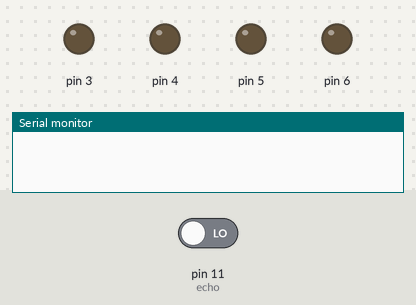
A sketch run on a simulated Arduino Uno, built with avr-gcc and run on an emulated ATmega328P. Parts: output pins drawn as LEDs (lit = HIGH), the last lines printed to the serial monitor. Inputs (shaded band) come from the test bench; at power-on: pin 11 (echo) LOW. Pins used as bus, display or sensor lines are not drawn.

Above: at 0.5 s.
At 1.5 s:
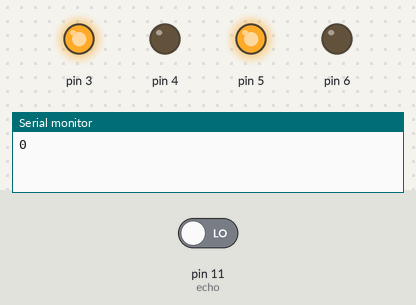
Timing chart, 0 to 3.0 s (numbered marks = the images above):
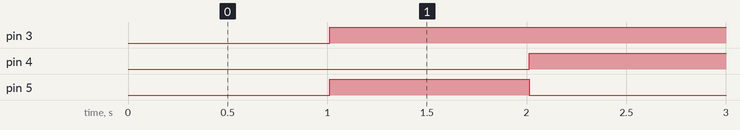

Measured:
- by itself, pin 3: LOW → HIGH at 1.0 s
- by itself, pin 4: alternates HIGH for 1.1 s and LOW for 1.0 s
- by itself, pin 5: alternates HIGH for 1.0 s and LOW for 1.1 s

The sketch:

Obst-car.ino
```cpp
int echo=11;
int trig=12;
int duration;
int distance;
void setup()
{
  Serial.begin(9600);
  pinMode(4, OUTPUT);
  pinMode(3, OUTPUT);
  pinMode(5, OUTPUT);
  pinMode(6, OUTPUT);
  pinMode(echo, INPUT);
  pinMode(trig, OUTPUT);
}

void loop()
{
 digitalWrite(trig,LOW);
 delay(2);
 digitalWrite(trig,HIGH);
 delay(10);
 digitalWrite(trig,LOW);
 duration=pulseIn(echo,HIGH);
 distance=duration*0.034/2;
 Serial.println(distance);
 if(distance>50)
 {
    digitalWrite(3,HIGH);
    digitalWrite(4,LOW);
    digitalWrite(5,LOW);
    digitalWrite(6,HIGH);
 }
 else
 {
   digitalWrite(3,HIGH);
   digitalWrite(4,LOW);
   digitalWrite(5,HIGH);
   digitalWrite(6,LOW);
   delay(1000);
   Serial.println("right");
   digitalWrite(3,HIGH);
   digitalWrite(4,HIGH);
   digitalWrite(5,LOW);
   digitalWrite(6,LOW);
   delay(100);
 }
 }
```
